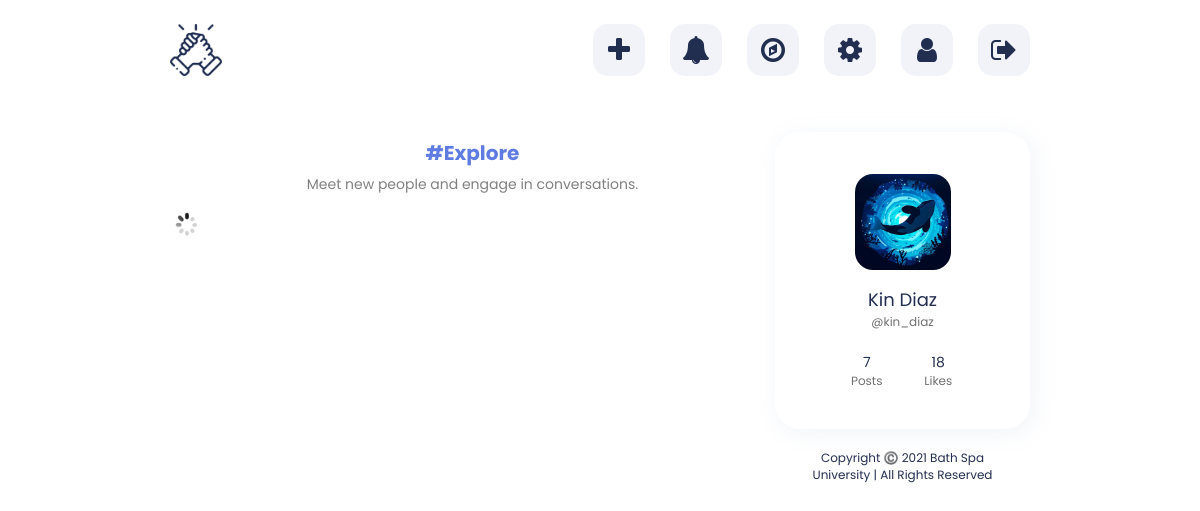
The app's page /explore.php (signed in) with its own data.
### tables this page shows
CREATE TABLE `users` (
  `id` int(11) NOT NULL,
  `first_name` varchar(25) NOT NULL,
  `last_name` varchar(25) NOT NULL,
  `username` varchar(100) NOT NULL,
  `email` varchar(100) NOT NULL,
  `password` varchar(255) NOT NULL,
  `signup_date` date NOT NULL,
  `profile_pic` varchar(255) NOT NULL,
  `num_posts` int(11) NOT NULL,
  `num_likes` int(11) NOT NULL,
  `user_closed` varchar(3) NOT NULL,
  `friend_array` text NOT NULL
);

### explore.php (the view, shortened to what this page needs)
<?php
include("includes/header2.php");
?>
    <div class="explore-page">
        <div class="left">
            <h4>#Explore</h4>
            <p class="info">Meet new people and engage in conversations.</p>
            <div class="loading-div" width="50px" height="50px"><img id="loading" src="assets/images/icons/loading.gif"></div>
        </div>
        <div class="right">
            <div class="card">
                <a href="<?php echo $userLoggedIn; ?>" class="prof-img"><img src="<?php echo $user['profile_pic']; ?>"></a>
                <a href="<?php echo $userLoggedIn; ?>" class="name"><?php echo $user['first_name'] . " " . $user['last_name']; ?></a>
                <p class="username">@<?php echo $user['username']; ?></p>
                <div class="stats">
                    <div class="posts"><?php echo $user['num_posts'] ?>
                        <p>Posts</p>
                    </div>
                    <div class="posts"><?php echo $user['num_likes'] ?>
                        <p>Likes</p>
                    </div>
                </div>
            </div>
            <footer style="font-size: 12px;"><p>Copyright ©️ 2021 Bath Spa University | All Rights Reserved</p></footer>
        </div>
    </div>
</body>
</html>

### records on screen
users: profile_pic (picture), first_name "Kin", last_name "Diaz", username "kin_diaz", num_posts "7", num_likes "18"
